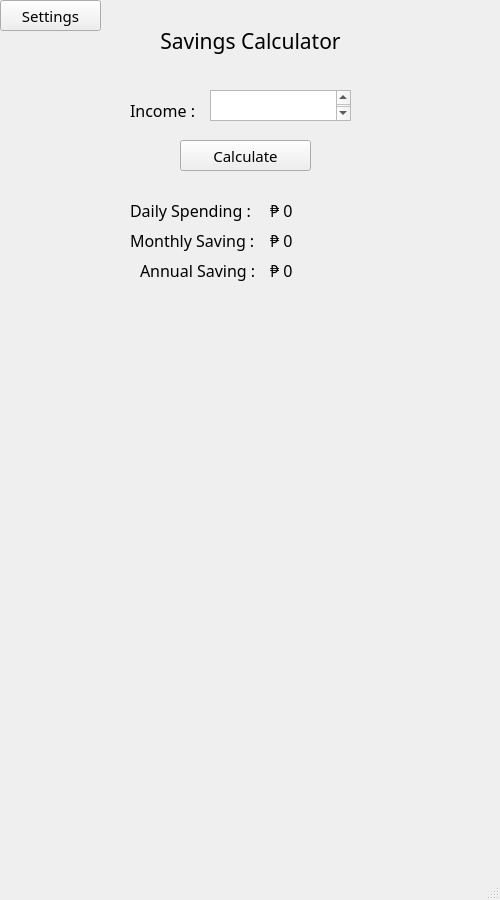
<?xml version="1.0" encoding="UTF-8"?>
<ui version="4.0">
 <class>MainWindow</class>
 <widget class="QMainWindow" name="MainWindow">
  <property name="geometry">
   <rect>
    <x>0</x>
    <y>0</y>
    <width>500</width>
    <height>900</height>
   </rect>
  </property>
  <property name="sizePolicy">
   <sizepolicy hsizetype="Fixed" vsizetype="Fixed">
    <horstretch>0</horstretch>
    <verstretch>0</verstretch>
   </sizepolicy>
  </property>
  <property name="maximumSize">
   <size>
    <width>500</width>
    <height>900</height>
   </size>
  </property>
  <property name="windowTitle">
   <string>MainWindow</string>
  </property>
  <widget class="QWidget" name="centralwidget">
   <widget class="QLabel" name="label">
    <property name="geometry">
     <rect>
      <x>10</x>
      <y>20</y>
      <width>481</width>
      <height>41</height>
     </rect>
    </property>
    <property name="font">
     <font>
      <family>Lexend</family>
      <pointsize>16</pointsize>
     </font>
    </property>
    <property name="text">
     <string>Savings Calculator</string>
    </property>
    <property name="alignment">
     <set>Qt::AlignmentFlag::AlignCenter</set>
    </property>
   </widget>
   <widget class="QLabel" name="label_2">
    <property name="geometry">
     <rect>
      <x>130</x>
      <y>100</y>
      <width>71</width>
      <height>21</height>
     </rect>
    </property>
    <property name="font">
     <font>
      <family>Lexend</family>
      <pointsize>12</pointsize>
     </font>
    </property>
    <property name="text">
     <string>Income :</string>
    </property>
   </widget>
   <widget class="QTextEdit" name="textEdit_2">
    <property name="geometry">
     <rect>
      <x>210</x>
      <y>90</y>
      <width>141</width>
      <height>31</height>
     </rect>
    </property>
    <property name="font">
     <font>
      <family>Lexend</family>
      <pointsize>11</pointsize>
     </font>
    </property>
   </widget>
   <widget class="QPushButton" name="btn_settings">
    <property name="geometry">
     <rect>
      <x>0</x>
      <y>0</y>
      <width>101</width>
      <height>31</height>
     </rect>
    </property>
    <property name="font">
     <font>
      <family>Lexend</family>
      <pointsize>11</pointsize>
     </font>
    </property>
    <property name="text">
     <string>Settings</string>
    </property>
   </widget>
   <widget class="QPushButton" name="btn_calculate">
    <property name="geometry">
     <rect>
      <x>180</x>
      <y>140</y>
      <width>131</width>
      <height>31</height>
     </rect>
    </property>
    <property name="font">
     <font>
      <family>Lexend</family>
      <pointsize>11</pointsize>
     </font>
    </property>
    <property name="text">
     <string>Calculate</string>
    </property>
   </widget>
   <widget class="QWidget" name="calculationwidget" native="true">
    <property name="geometry">
     <rect>
      <x>30</x>
      <y>190</y>
      <width>451</width>
      <height>101</height>
     </rect>
    </property>
    <widget class="QLabel" name="label_8">
     <property name="geometry">
      <rect>
       <x>240</x>
       <y>70</y>
       <width>141</width>
       <height>21</height>
      </rect>
     </property>
     <property name="font">
      <font>
       <family>Lexend</family>
       <pointsize>12</pointsize>
      </font>
     </property>
     <property name="text">
      <string>₱ 0</string>
     </property>
    </widget>
    <widget class="QLabel" name="label_5">
     <property name="geometry">
      <rect>
       <x>110</x>
       <y>70</y>
       <width>121</width>
       <height>21</height>
      </rect>
     </property>
     <property name="font">
      <font>
       <family>Lexend</family>
       <pointsize>12</pointsize>
      </font>
     </property>
     <property name="text">
      <string>Annual Saving :</string>
     </property>
    </widget>
    <widget class="QLabel" name="label_4">
     <property name="geometry">
      <rect>
       <x>100</x>
       <y>40</y>
       <width>131</width>
       <height>21</height>
      </rect>
     </property>
     <property name="font">
      <font>
       <family>Lexend</family>
       <pointsize>12</pointsize>
      </font>
     </property>
     <property name="text">
      <string>Monthly Saving :</string>
     </property>
    </widget>
    <widget class="QLabel" name="label_6">
     <property name="geometry">
      <rect>
       <x>240</x>
       <y>10</y>
       <width>141</width>
       <height>21</height>
      </rect>
     </property>
     <property name="font">
      <font>
       <family>Lexend</family>
       <pointsize>12</pointsize>
      </font>
     </property>
     <property name="text">
      <string>₱ 0</string>
     </property>
    </widget>
    <widget class="QLabel" name="label_3">
     <property name="geometry">
      <rect>
       <x>100</x>
       <y>10</y>
       <width>131</width>
       <height>21</height>
      </rect>
     </property>
     <property name="font">
      <font>
       <family>Lexend</family>
       <pointsize>12</pointsize>
      </font>
     </property>
     <property name="text">
      <string>Daily Spending :</string>
     </property>
    </widget>
    <widget class="QLabel" name="label_7">
     <property name="geometry">
      <rect>
       <x>240</x>
       <y>40</y>
       <width>141</width>
       <height>21</height>
      </rect>
     </property>
     <property name="font">
      <font>
       <family>Lexend</family>
       <pointsize>12</pointsize>
      </font>
     </property>
     <property name="text">
      <string>₱ 0</string>
     </property>
    </widget>
   </widget>
  </widget>
  <widget class="QStatusBar" name="statusbar"/>
 </widget>
 <resources/>
 <connections/>
</ui>
